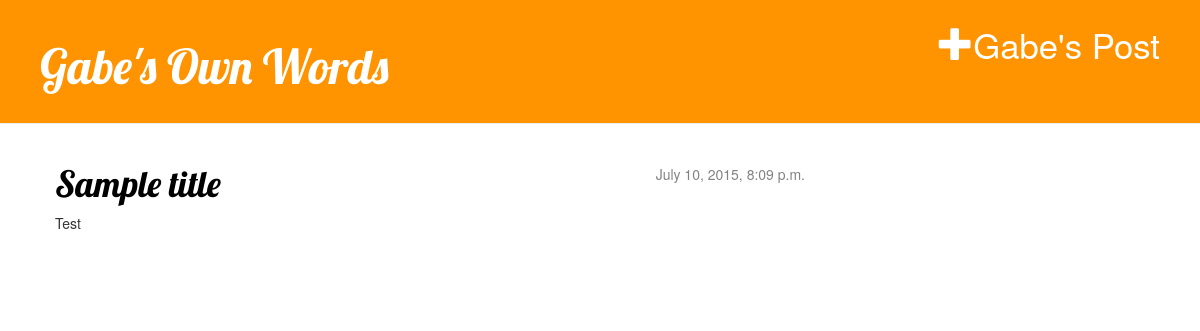
Before: / with the older database file.
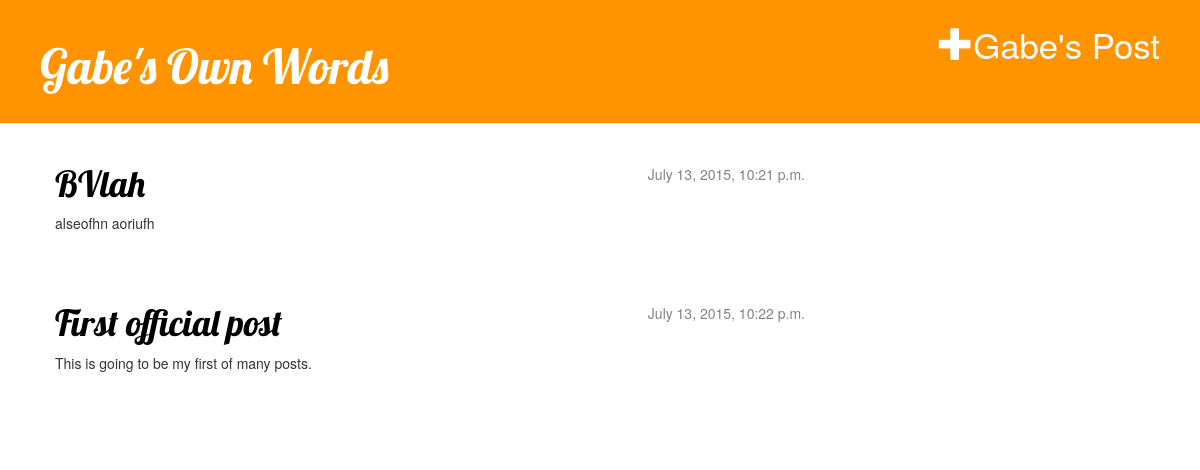
After: the same page with the newer database file.
### blog/models.py (models this page shows, shortened)
class Post(models.Model):
	author = models.ForeignKey('auth.User')
	title = models.CharField(max_length=200)
	text = models.TextField()
	created_date = models.DateTimeField(
		default=timezone.now)
	published_date = models.DateTimeField(
		blank = True, null = True)

### blog/views.py (the view)
# urls.py: url(r'^$', views.post_list),
def post_list(request):
    posts = Post.objects.filter(published_date__lte=timezone.now()).order_by('published_date')
    return render(request, 'blog/post_list.html', {'posts': posts})

### blog/templates/blog/post_list.html
{% extends "blog/base.html" %}
{% block content %}
    {% for post in posts %}
        <div class="post">
            <div class="date">
                {{ post.published_date }}
            </div>
            <h1><a href="{% url "blog.views.post_detail" pk=post.pk %}">{{ post.title }}</a></h1>
            <p>{{ post.text|linebreaks }}</p>
        </div>
    {% endfor %}
{% endblock content %}

### blog/templates/blog/base.html (shortened to what this page needs)
{% load staticfiles %}
<html>
	<head>
		<link rel="stylesheet" href="//maxcdn.bootstrapcdn.com/bootstrap/3.2.0/css/bootstrap.min.css">
		<link rel="stylesheet" href="//maxcdn.bootstrapcdn.com/bootstrap/3.2.0/css/bootstrap-theme.min.css">
		<link rel="stylesheet" href="{% static "css/blog.css" %}">
	</head>
	<body>
    <div class="page-header">
    	<a href="{% url "post_new" %}" class="top-menu"><span class="glyphicon glyphicon-plus"></span>Gabe's Post</a>
        <h1><a href="/">Gabe's Own Words</a></h1>
    </div>
    <div class="content container">
        <div class="row">
            <div class="col-md-8">
            {% block content %}
            {% endblock %}
            </div>
        </div>
    </div>
</body>
</html>

### blog/static/css/blog.css (style rules this page uses)
.page-header { background-color: #ff9400; margin-top: 0; padding: 20px 20px 20px 40px; }
.page-header h1, .page-header h1 a, .page-header h1 a:visited, .page-header h1 a:active { color: #ffffff; font-size: 36pt; text-decoration: none; }
.content { margin-left: 40px; }
h1, h2, h3, h4 { font-family: 'Lobster', normal; }
.date { float: right; color: #828282; }
.top-menu, .top-menu:hover, .top-menu:visited { color: #ffffff; float: right; font-size: 26pt; margin-right: 20px; }
.post { margin-bottom: 70px; }
.post h1 a, .post h1 a:visited { color: #000000; }

Changed rows visible on the page:
removed Post: published_date "July 10, 2015, 8:09 p.m.", title "Sample title", text "Test"
added Post: published_date "July 13, 2015, 10:21 p.m.", title "BVlah", text "alseofhn aoriufh"
added Post: published_date "July 13, 2015, 10:22 p.m.", title "First official post", text "This is going to be my first of many posts."
